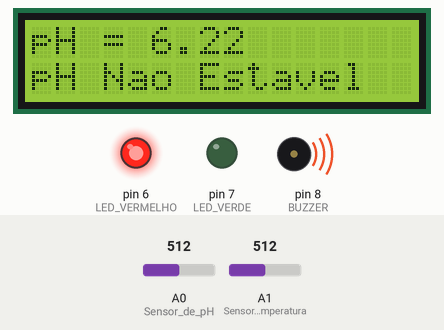
This sketch was run on a simulated Arduino Uno, built with avr-gcc and run on an emulated ATmega328P. Parts: 16×2 character LCD, output pins drawn as LEDs (lit = HIGH), buzzer (waves = sounding, pin HIGH). The test bench sets the inputs (shaded band); at power-on: A0 (Sensor_de_pH) = 512, A1 (Sensor_de_temperatura) = 512. What the sketch prints to the serial monitor is not drawn.

Above: at 6.8 s.
6.9 s: A0 (Sensor_de_pH) set to 716
At 14.1 s:
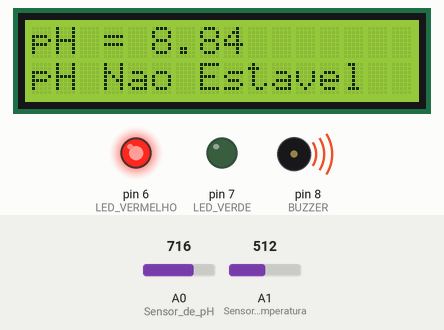
19.1 s: A1 (Sensor_de_temperatura) set to 716
At 26.4 s:
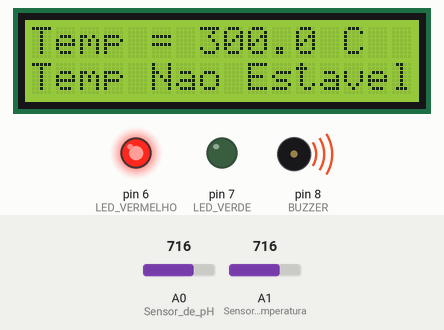
31.1 s: A0 (Sensor_de_pH) set to 900
At 38.7 s:
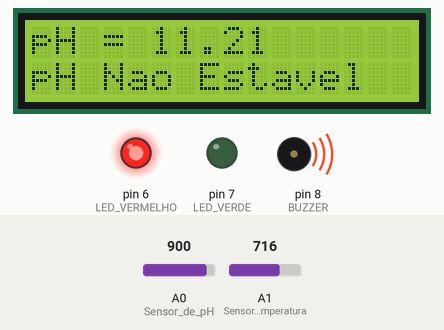
43.1 s: A1 (Sensor_de_temperatura) set to 900
At 51.0 s:
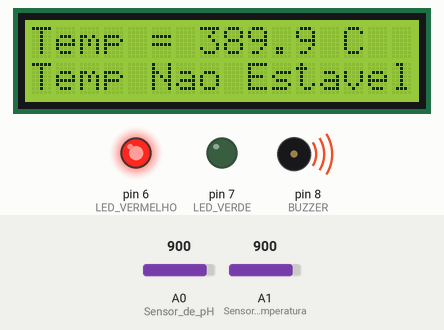
55.1 s: A0 (Sensor_de_pH) set to 1023
At 62.1 s:
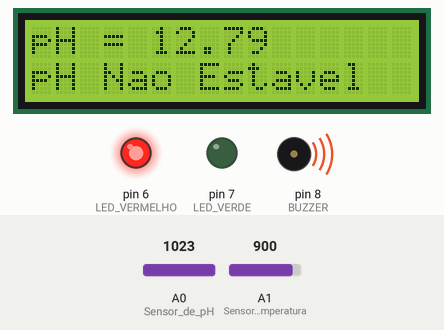
67.2 s: A1 (Sensor_de_temperatura) set to 1023
At 74.4 s:
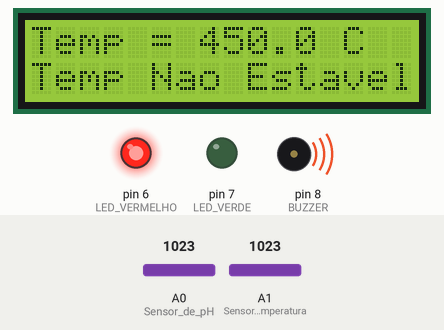
Timing chart, 0 to 75.9 s (numbered marks = the images above; inputs shaded):
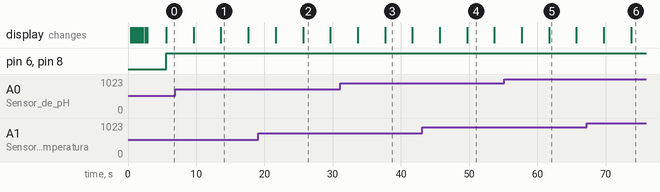

The sketch:

codigo_gs.ino
```cpp
#include <LiquidCrystal.h>

// Inicializa a biblioteca com os números dos pinos da interface
LiquidCrystal lcd(12, 11, 5, 4, 3, 2);

// Definição dos pinos dos LEDs e do buzzer
#define LED_VERDE 7
#define LED_VERMELHO 6
#define BUZZER 8

void setup() {
  lcd.begin(16, 2);

  // Configura os pinos analógicos como entrada
  pinMode(A0, INPUT); // Sensor de pH
  pinMode(A1, INPUT); // Sensor de temperatura

  pinMode(LED_VERDE, OUTPUT);
  pinMode(LED_VERMELHO, OUTPUT);
  pinMode(BUZZER, OUTPUT);

  // Inicia a comunicação serial
  Serial.begin(9600);
  Serial.println("Inicio - valores do potenciometro e sensor");

  // Exibe a mensagem de inicialização
  inicializacao();
}

void inicializacao() {
  String linha1 = "Nu Coding";
  String linha2 = "Global Solution";

  lcd.clear();
  for (int i = 0; i <= 16 - linha1.length(); i++) {
    lcd.clear();
    lcd.setCursor(i, 0);
    lcd.print(linha1);
    delay(300);
  }

  for (int i = 0; i <= 16 - linha2.length(); i++) {
    lcd.clear();
    lcd.setCursor(i, 1);
    lcd.print(linha2);
    delay(300);
  }

  delay(2500);
}

void loop() {
  // Leitura do sensor de pH
  int valorPH = analogRead(A0);
  float volt = valorPH * (5.0 / 1023.0);
  float pHValue = 2.63 * volt - 0.36;

  // Leitura do sensor de temperatura TMP36(celsius)
  int valorTemp = analogRead(A1);
  float mv = (valorTemp / 1023.0) * 5000; // Converte para milivolts
  float Temp = (mv - 500) / 10; // Convertendo para Celsius

  // Verificação e exibição do pH
  lcd.clear();
  lcd.setCursor(0, 0);
  lcd.print("pH = ");
  lcd.print(pHValue, 2); // Exibe pH com 2 casas decimais

  if (pHValue >= 7.5 && pHValue <= 8.5) {
    lcd.setCursor(0, 1);
    lcd.print("pH Estavel");
    Serial.print("pH = ");
    Serial.print(pHValue, 2);
    Serial.println(" (Estavel)");
    digitalWrite(LED_VERDE, HIGH);
    digitalWrite(LED_VERMELHO, LOW);
    digitalWrite(BUZZER, LOW);
  } else {
    lcd.setCursor(0, 1);
    lcd.print("pH Nao Estavel");
    Serial.print("pH = ");
    Serial.print(pHValue, 2);
    Serial.println(" (Nao Estavel)");
    digitalWrite(LED_VERDE, LOW);
    digitalWrite(LED_VERMELHO, HIGH);
    digitalWrite(BUZZER, HIGH);
  }

  delay(4000);

  // Verificação e exibição da temperatura
  lcd.clear();
  lcd.setCursor(0, 0);
  lcd.print("Temp = ");
  lcd.print(Temp, 1); // Exibe temperatura com 1 casa decimal
  lcd.print(" C");

  if (Temp >= 10 && Temp <= 25) {
    lcd.setCursor(0, 1);
    lcd.print("Temp Estavel");
    Serial.print("Temp = ");
    Serial.print(Temp, 1);
    Serial.println(" C (Estavel)");
    digitalWrite(LED_VERDE, HIGH);
    digitalWrite(LED_VERMELHO, LOW);
    digitalWrite(BUZZER, LOW);
  } else {
    lcd.setCursor(0, 1);
    lcd.print("Temp Nao Estavel");
    Serial.print("Temp = ");
    Serial.print(Temp, 1);
    Serial.println(" C (Nao Estavel)");
    digitalWrite(LED_VERDE, LOW);
    digitalWrite(LED_VERMELHO, HIGH);
    digitalWrite(BUZZER, HIGH);
  }

  delay(4000);
}
```

Measured:
- after the input at 6.9 s, the display: first differs from a run without the input after 6.7 s (image 1)
- after the input at 19.1 s, the display: first differs from a run without the input after 6.5 s (image 2)
- after the input at 31.1 s, the display: first differs from a run without the input after 6.6 s (image 3)
- after the input at 43.1 s, the display: first differs from a run without the input after 6.6 s (image 4)
- after the input at 55.1 s, the display: first differs from a run without the input after 6.6 s (image 5)
- after the input at 67.2 s, the display: first differs from a run without the input after 6.5 s (image 6)
- what the display in image 1 shows lasts 4.0 s, from 13.6 s to 17.6 s
